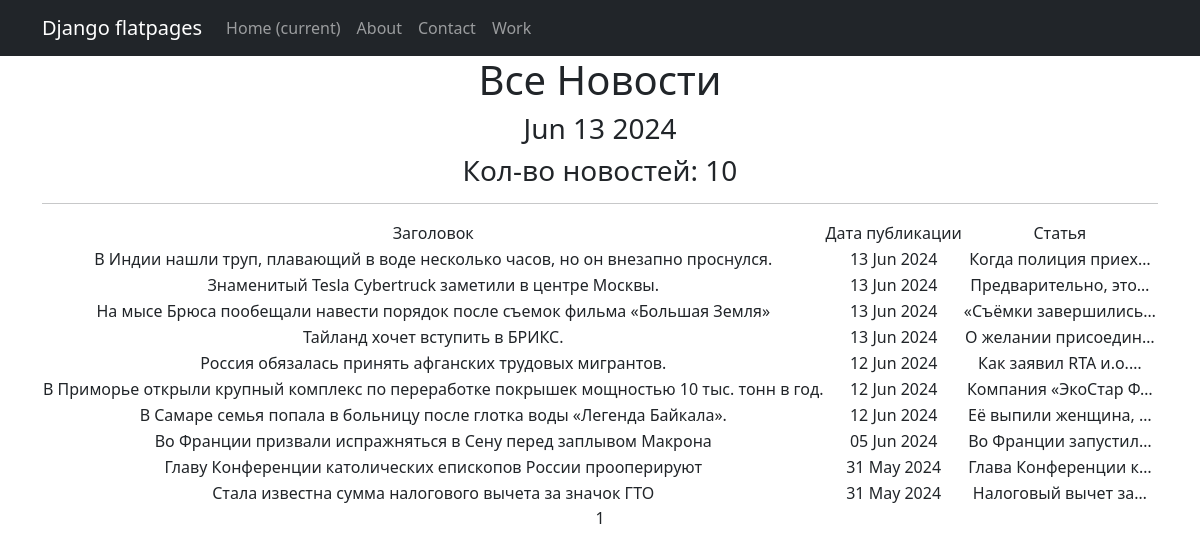
Before: / with the older database file.
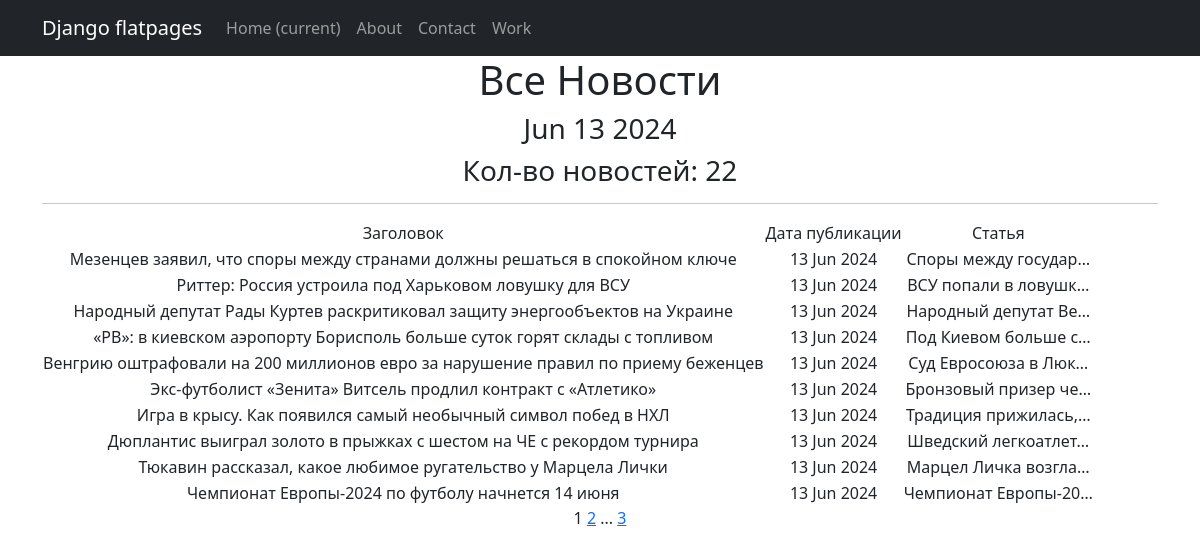
After: the same page with the newer database file.
### News/models.py (models this page shows, shortened)
class Post(models.Model):
    news = 'NE'
    article = 'AR'
    POST_TIPE = [
        (news, "Новость"),
        (article, 'Статья')
    ]
    post_time_in = models.DateTimeField(auto_now_add=True)
    post_type = models.CharField(max_length=2, choices=POST_TIPE)
    title = models.CharField(max_length=255, default='None')
    post_text = models.TextField(default="Здесь пока никто ничего не написал.")
    post_rating = models.IntegerField(default=0)
    author_id = models.ForeignKey(Author, on_delete=models.CASCADE)
    categories = models.ManyToManyField(Category, through='PostCategory')

### News/views.py (the view)
# urls.py: path('', PostsList.as_view(), name='posts_list'),
class PostsList(ListView):
    model = Post
    ordering = '-post_time_in'
    template_name = 'news.html'
    context_object_name = 'posts'
    paginate_by = 10
    def get_context_data(self, **kwargs):
        context = super().get_context_data(**kwargs)
        context['time_now'] = datetime.utcnow()
        news_list = Post.objects.all()
        context['news'] = news_list
        return context

### News/templatetags/custom_tags.py (called while the page is built)
@register.simple_tag(takes_context=True)
def url_replace(context, **kwargs):
    d = context['request'].GET.copy()
    for k, v in kwargs.items():
        d[k] = v
    return d.urlencode()

### templates/news.html (shortened to what this page needs)
{% extends 'flatpages/default.html' %}
{% load custom_filters %}
{% load custom_tags %}
{% block content %}
   <h1>Все Новости</h1>
    <h3>{{ time_now|date:'M d Y' }}</h3>
    <h3> Кол-во новостей: {{ news|length }}</h3>
   <hr>
   {% if posts %}
       <table>
           <tr>
               <td>Заголовок</td>
               <td>Дата публикации</td>
               <td>Статья</td>
           </tr>
           {% for post in posts %}
           <tr>
               <td>{{ post.title }}</td>
               <td>{{ post.post_time_in|date:'d M Y'  }}</td>
               <td>{{ post.post_text| truncatechars:20 }}</td>
           </tr>
           {% endfor %}
       </table>
   {% else %}
       <h2>Новостей нет нет!</h2>
   {% endif %}
   {{ page_obj.number }}
   {% if page_obj.has_next %}
       <a href="?{% url_replace page=page_obj.next_page_number %}">{{ page_obj.next_page_number }}</a>
       {% if paginator.num_pages != page_obj.next_page_number %}
           ...
           <a href="?{% url_replace page=page_obj.paginator.num_pages %}">{{ page_obj.paginator.num_pages }}</a>
       {% endif %}
   {% endif %}
{% endblock content %}

Changed rows visible on the page:
no longer on this page (row unchanged): Post: title "В Индии нашли труп, плавающий в воде несколько часов, но он внезапно проснулся.", post_time_in "13 Jun 2024", post_text "Когда полиция приех…"
no longer on this page (row unchanged): Post: title "Знаменитый Tesla Cybertruck заметили в центре Москвы.", post_time_in "13 Jun 2024", post_text "Предварительно, это…"
no longer on this page (row unchanged): Post: title "На мысе Брюса пообещали навести порядок после съемок фильма «Большая Земля»", post_time_in "13 Jun 2024", post_text "«Съёмки завершились…"
no longer on this page (row unchanged): Post: title "Тайланд хочет вступить в БРИКС.", post_time_in "13 Jun 2024", post_text "О желании присоедин…"
no longer on this page (row unchanged): Post: title "Россия обязалась принять афганских трудовых мигрантов.", post_time_in "12 Jun 2024", post_text "Как заявил RTA и.о.…"
no longer on this page (row unchanged): Post: title "В Приморье открыли крупный комплекс по переработке покрышек мощностью 10 тыс. тонн в год.", post_time_in "12 Jun 2024", post_text "Компания «ЭкоСтар Ф…"
no longer on this page (row unchanged): Post: title "В Самаре семья попала в больницу после глотка воды «Легенда Байкала».", post_time_in "12 Jun 2024", post_text "Её выпили женщина, …"
no longer on this page (row unchanged): Post: title "Во Франции призвали испражняться в Сену перед заплывом Макрона", post_time_in "05 Jun 2024", post_text "Во Франции запустил…"
no longer on this page (row unchanged): Post: title "Главу Конференции католических епископов России прооперируют", post_time_in "31 May 2024", post_text "Глава Конференции к…"
no longer on this page (row unchanged): Post: title "Стала известна сумма налогового вычета за значок ГТО", post_time_in "31 May 2024", post_text "Налоговый вычет за…"
added Post: title "Мезенцев заявил, что споры между странами должны решаться в спокойном ключе", post_time_in "13 Jun 2024", post_text "Споры между государ…"
added Post: title "Риттер: Россия устроила под Харьковом ловушку для ВСУ", post_time_in "13 Jun 2024", post_text "ВСУ попали в ловушк…"
added Post: title "Народный депутат Рады Куртев раскритиковал защиту энергообъектов на Украине", post_time_in "13 Jun 2024", post_text "Народный депутат Ве…"
added Post: title "«РВ»: в киевском аэропорту Борисполь больше суток горят склады с топливом", post_time_in "13 Jun 2024", post_text "Под Киевом больше с…"
added Post: title "Венгрию оштрафовали на 200 миллионов евро за нарушение правил по приему беженцев", post_time_in "13 Jun 2024", post_text "Суд Евросоюза в Люк…"
added Post: title "Экс-футболист «Зенита» Витсель продлил контракт с «Атлетико»", post_time_in "13 Jun 2024", post_text "Бронзовый призер че…"
added Post: title "Игра в крысу. Как появился самый необычный символ побед в НХЛ", post_time_in "13 Jun 2024", post_text "Традиция прижилась,…"
added Post: title "Дюплантис выиграл золото в прыжках с шестом на ЧЕ с рекордом турнира", post_time_in "13 Jun 2024", post_text "Шведский легкоатлет…"
added Post: title "Тюкавин рассказал, какое любимое ругательство у Марцела Лички", post_time_in "13 Jun 2024", post_text "Марцел Личка возгла…"
added Post: title "Чемпионат Европы-2024 по футболу начнется 14 июня", post_time_in "13 Jun 2024", post_text "Чемпионат Европы-20…"
Other visible differences:
{{ news|length }}: "10" → "22"
{{ page_obj.next_page_number }}: (not shown) → "2"
{{ page_obj.paginator.num_pages }}: (not shown) → "3"
